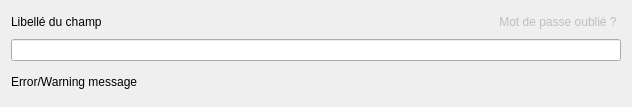
<?xml version="1.0" encoding="UTF-8"?>
<ui version="4.0">
 <class>CustomLabeledInputPasswordField</class>
 <widget class="QWidget" name="CustomLabeledInputPasswordField">
  <property name="geometry">
   <rect>
    <x>0</x>
    <y>0</y>
    <width>632</width>
    <height>107</height>
   </rect>
  </property>
  <property name="minimumSize">
   <size>
    <width>0</width>
    <height>0</height>
   </size>
  </property>
  <property name="maximumSize">
   <size>
    <width>2000</width>
    <height>400</height>
   </size>
  </property>
  <property name="windowTitle">
   <string>Connection</string>
  </property>
  <layout class="QGridLayout" name="gridLayout">
   <item row="0" column="0">
    <widget class="QLabel" name="fieldLabel">
     <property name="text">
      <string>Libellé du champ</string>
     </property>
    </widget>
   </item>
   <item row="0" column="1">
    <widget class="QPushButton" name="forgetPasswordButton">
     <property name="enabled">
      <bool>false</bool>
     </property>
     <property name="sizePolicy">
      <sizepolicy hsizetype="Maximum" vsizetype="Fixed">
       <horstretch>0</horstretch>
       <verstretch>0</verstretch>
      </sizepolicy>
     </property>
     <property name="text">
      <string>Mot de passe oublié ?</string>
     </property>
     <property name="flat">
      <bool>true</bool>
     </property>
    </widget>
   </item>
   <item row="1" column="0" colspan="2">
    <widget class="QLineEdit" name="inputText">
     <property name="inputMask">
      <string/>
     </property>
     <property name="text">
      <string/>
     </property>
     <property name="echoMode">
      <enum>QLineEdit::Password</enum>
     </property>
     <property name="clearButtonEnabled">
      <bool>false</bool>
     </property>
    </widget>
   </item>
   <item row="2" column="0" colspan="2">
    <widget class="QLabel" name="message">
     <property name="text">
      <string>Error/Warning message</string>
     </property>
    </widget>
   </item>
  </layout>
 </widget>
 <resources/>
 <connections/>
</ui>
